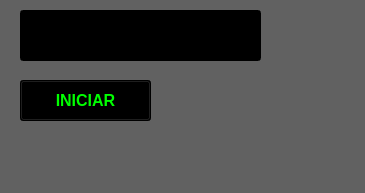
<?xml version="1.0" encoding="UTF-8"?>
<ui version="4.0">
 <class>MainWindow</class>
 <widget class="QMainWindow" name="MainWindow">
  <property name="geometry">
   <rect>
    <x>0</x>
    <y>0</y>
    <width>365</width>
    <height>193</height>
   </rect>
  </property>
  <property name="windowTitle">
   <string>MainWindow</string>
  </property>
  <property name="styleSheet">
   <string notr="true">background-color: rgb(97, 97, 97);</string>
  </property>
  <widget class="QWidget" name="centralwidget">
   <widget class="QPushButton" name="btn_control">
    <property name="geometry">
     <rect>
      <x>20</x>
      <y>80</y>
      <width>131</width>
      <height>41</height>
     </rect>
    </property>
    <property name="font">
     <font>
      <family>System</family>
      <pointsize>12</pointsize>
      <weight>75</weight>
      <bold>true</bold>
     </font>
    </property>
    <property name="styleSheet">
     <string notr="true">background-color: rgb(0, 0, 0);
color: rgb(0, 255, 0);</string>
    </property>
    <property name="text">
     <string>INICIAR</string>
    </property>
   </widget>
   <widget class="QLineEdit" name="txt_nombre">
    <property name="geometry">
     <rect>
      <x>20</x>
      <y>10</y>
      <width>241</width>
      <height>51</height>
     </rect>
    </property>
    <property name="font">
     <font>
      <family>System</family>
      <pointsize>12</pointsize>
      <weight>75</weight>
      <bold>true</bold>
     </font>
    </property>
    <property name="styleSheet">
     <string notr="true">background-color: rgb(0, 0, 0);
color: rgb(0, 255, 0);</string>
    </property>
    <property name="text">
     <string/>
    </property>
    <property name="alignment">
     <set>Qt::AlignCenter</set>
    </property>
   </widget>
  </widget>
  <widget class="QMenuBar" name="menubar">
   <property name="geometry">
    <rect>
     <x>0</x>
     <y>0</y>
     <width>365</width>
     <height>21</height>
    </rect>
   </property>
  </widget>
  <widget class="QStatusBar" name="statusbar"/>
 </widget>
 <resources/>
 <connections/>
</ui>
